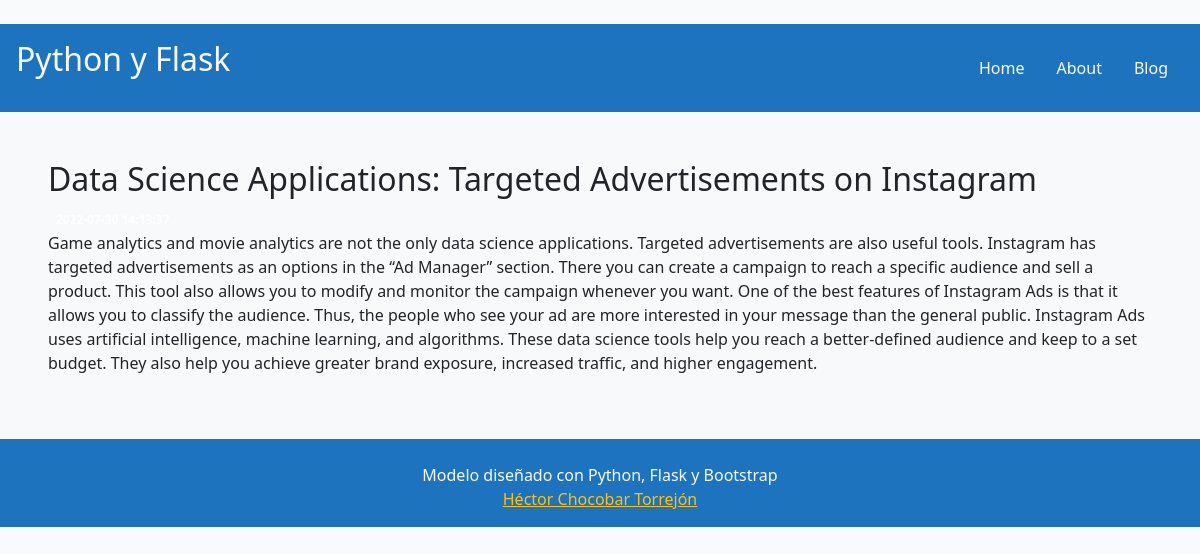
/2, run on the app's committed database.
### tables this page shows
CREATE TABLE posts (
    id INTEGER PRIMARY KEY AUTOINCREMENT,
    created TIMESTAMP NOT NULL DEFAULT CURRENT_TIMESTAMP,
    title TEXT NOT NULL,
    content TEXT NOT NULL
);

### index.py (the view)
@app.route('/<int:post_id>')
def post(post_id):
    post_selected = get_post(post_id)
    return render_template('post.html', post=post_selected)

### index.py (called while the page is built)
def get_db_connection():
    conn = sqlite3.connect('src/database.db')
    conn.row_factory = sqlite3.Row
    return conn

def get_post(post_id):
    conn = get_db_connection()
    post_view = conn.execute('SELECT * FROM posts WHERE id = ?', (post_id,)).fetchone()
    conn.close()
    if post_view is None:
        abort(404)
    return post_view

### templates/post.html
{% extends 'layout.html' %}
{% block content %}
    <h2>{% block title %} {{ post['title'] }} {% endblock %}</h2>
    <span class="badge badge-primary">{{ post['created'] }}</span>
    <p>{{ post['content'] }}</p>
{% endblock %}

### static/css/main.css (style rules this page uses)
body { background: #f9fafb; color: #f8f9fa; }

### data on the page
posts: title "Data Science Applications: Targeted Advertisements on Instagram", content "Game analytics and movie analytics are not the only data science applications. Targeted advertisements are also useful tools. Instagram has targeted advertisements as an options in the “Ad Manager” section. There you can create a campaign to reach a specific audience and sell a product. This tool also allows you to modify and monitor the campaign whenever you want. One of the best features of Instagram Ads is that it allows you to classify the audience. Thus, the people who see your ad are more interested in your message than the general public. Instagram Ads uses artificial intelligence, machine learning, and algorithms. These data science tools help you reach a better-defined audience and…"
